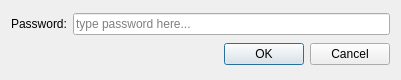
<?xml version="1.0" encoding="UTF-8"?>
<ui version="4.0">
 <class>LoginDialog</class>
 <widget class="QDialog" name="LoginDialog">
  <property name="geometry">
   <rect>
    <x>0</x>
    <y>0</y>
    <width>401</width>
    <height>80</height>
   </rect>
  </property>
  <property name="windowTitle">
   <string>Dialog</string>
  </property>
  <layout class="QVBoxLayout" name="verticalLayout">
   <item>
    <layout class="QHBoxLayout" name="horizontalLayout_3">
     <item>
      <widget class="QLabel" name="password_label">
       <property name="text">
        <string>Password:</string>
       </property>
       <property name="buddy">
        <cstring>password_line</cstring>
       </property>
      </widget>
     </item>
     <item>
      <widget class="QLineEdit" name="password_line">
       <property name="text">
        <string/>
       </property>
       <property name="maxLength">
        <number>256</number>
       </property>
       <property name="echoMode">
        <enum>QLineEdit::Password</enum>
       </property>
       <property name="readOnly">
        <bool>false</bool>
       </property>
       <property name="placeholderText">
        <string>type password here...</string>
       </property>
      </widget>
     </item>
    </layout>
   </item>
   <item>
    <widget class="QDialogButtonBox" name="buttonBox">
     <property name="orientation">
      <enum>Qt::Horizontal</enum>
     </property>
     <property name="standardButtons">
      <set>QDialogButtonBox::Cancel|QDialogButtonBox::Ok</set>
     </property>
    </widget>
   </item>
  </layout>
 </widget>
 <resources/>
 <connections>
  <connection>
   <sender>buttonBox</sender>
   <signal>accepted()</signal>
   <receiver>LoginDialog</receiver>
   <slot>accept()</slot>
   <hints>
    <hint type="sourcelabel">
     <x>184</x>
     <y>278</y>
    </hint>
    <hint type="destinationlabel">
     <x>157</x>
     <y>274</y>
    </hint>
   </hints>
  </connection>
  <connection>
   <sender>buttonBox</sender>
   <signal>rejected()</signal>
   <receiver>LoginDialog</receiver>
   <slot>reject()</slot>
   <hints>
    <hint type="sourcelabel">
     <x>184</x>
     <y>284</y>
    </hint>
    <hint type="destinationlabel">
     <x>286</x>
     <y>274</y>
    </hint>
   </hints>
  </connection>
 </connections>
</ui>
